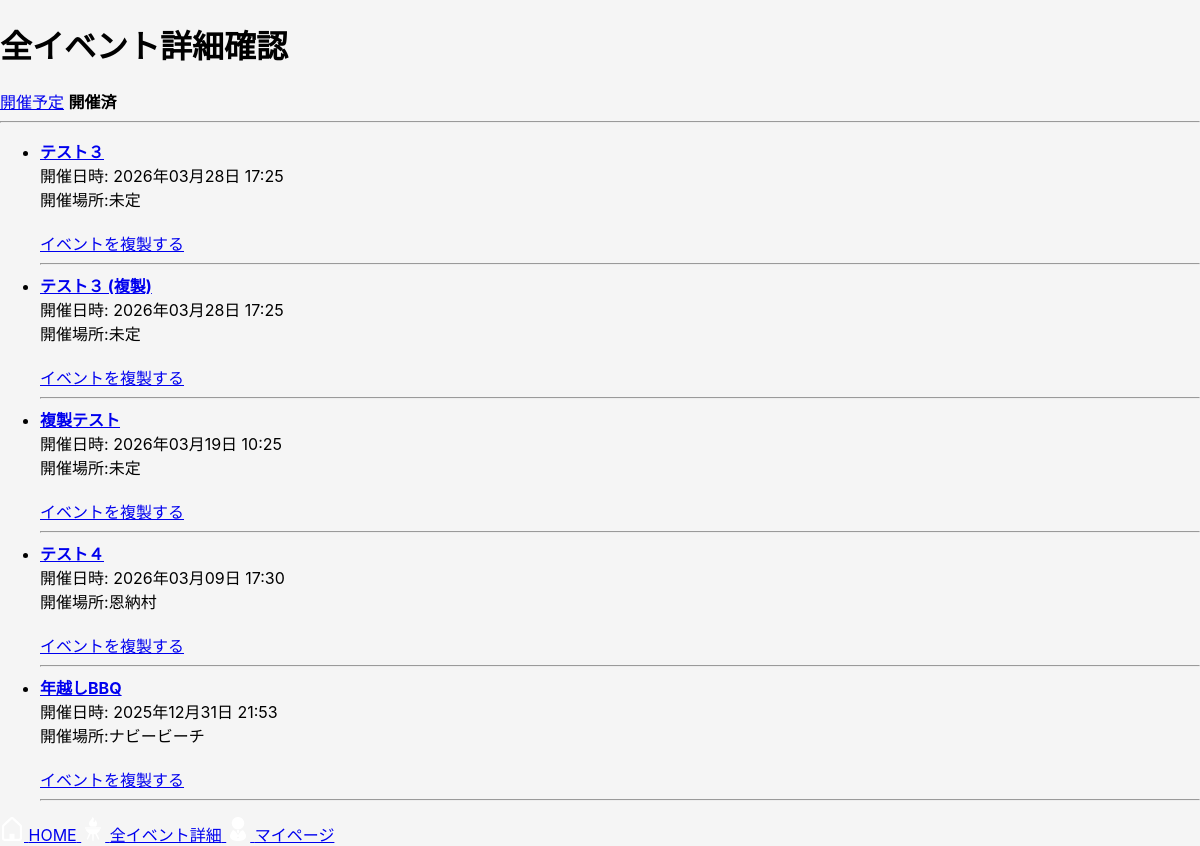
Before: /events/?status=past (signed in) with the older database file.
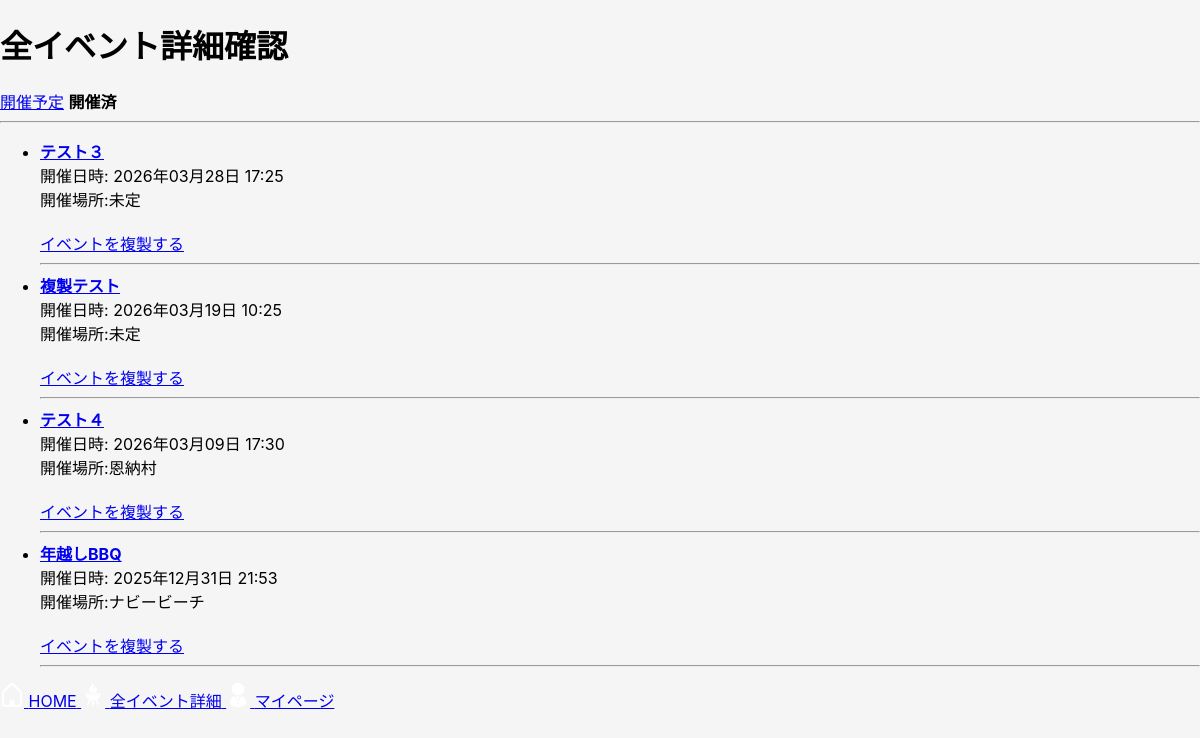
After: the same page with the newer database file.
### bbq_app/models.py (models this page shows, shortened)
class Event(models.Model):
    user = models.ForeignKey(settings.AUTH_USER_MODEL, on_delete=models.CASCADE, related_name="events")
    name = models.CharField("イベント名", max_length=30)
    held_at = models.DateTimeField("開催日時", null=True, blank=True)
    location = models.CharField("開催場所", max_length=50, blank=True)
    created_at = models.DateTimeField("作成日時", auto_now_add=True)
    updated_at = models.DateTimeField("更新日時", auto_now=True)

### bbq_app/views.py (the view)
# urls.py: path("events/", views.event_list, name="event_list"),
@login_required
def event_list(request):
    status = request.GET.get("status", "upcoming")
    now = timezone.now()
    qs = Event.objects.filter(user=request.user)
    if status == "past":
        events = qs.filter(held_at__lt=now).order_by("-held_at")
    else:
        events = qs.filter(Q(held_at__gte=now) | Q(held_at__isnull=True)).order_by("held_at")
    return render(request, "bbq_app/event_list.html",{"events":events,"status":status,})

### bbq_app/templates/bbq_app/event_list.html (shortened to what this page needs)
{% extends "bbq_app/base.html" %}
{% block content %}
<h1>全イベント詳細確認</h1>
<div>
    {% if status == "upcoming" %}
        <strong>開催予定</strong>
    {% else %}
        <a href="{% url 'event_list' %}?status=upcoming">開催予定</a>
    {% endif %}
    {% if status == "past" %}
         <strong>開催済</strong>
    {% else %}
        <a href="{% url 'event_list' %}?status=past">開催済</a>
    {% endif %}
</div>
<hr>
<ul>
{% for event in events %}
    <li>
        <strong>
            <a href="{% url 'item_edit' event.id %}">
                {{event.name}}
            </a>
        </strong><br>
        開催日時:
        {% if event.held_at %}
            {{ event.held_at|date:"Y年m月d日 H:i" }}
        {% else %}
            未定
        {% endif %}
        <br>
        開催場所:{{ event.location|default:"未定" }}
        <br><br>
        <a href="#" onclick="openDuplicateModal({{ event.id }}); return false;">イベントを複製する</a>
        <hr>
    </li>
{% empty %}
    <li>イベントがありません</li>
{% endfor %}
</ul>
{% endblock %}

Changed rows visible on the page:
removed Event: name "テスト３ (複製)", held_at "2026年03月28日 17:25", location "未定"
